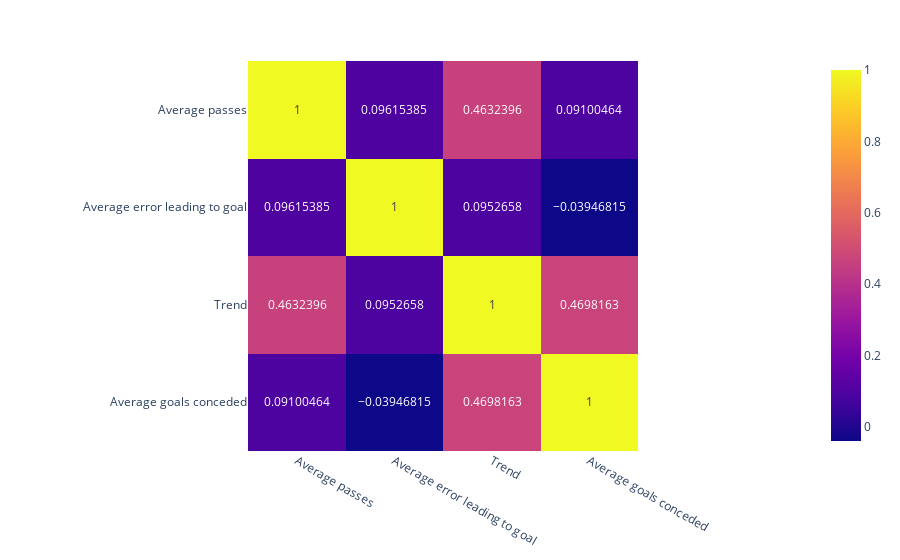

Notebook cell for this chart:
### Markdown cell above
#### **3.2 - Vị trí hậu vệ**

**Câu hỏi nhỏ 3:** Đối với vị trí hậu vệ, có ý kiến cho rằng cầu thủ càng bị thủng lưới nhiều sẽ có xu hướng chơi bóng chủ động hơn. Bằng việc so sánh độ tương quan giữa cột giá trị average goals conceded với cột giá trị "điểm số xu hướng chơi bóng", ta sẽ biết được liệu ý kiến ở trên là đúng hay sai. 

**Ý nghĩa:** Việc này sẽ giúp công tác chuẩn bị tâm lí thi đấu với các cầu thủ sẽ được cải thiện.

**Câu hỏi nhỏ 4:** Đối với vị trí hậu vệ, có ý kiến cho rằng các cầu thủ nên giảm thiểu số lượng chuyền bóng để ít mắc lỗi hơn dẫn đến bàn thắng cho đối phương hơn. Bằng việc so sánh độ tương quan giữa cột giá trị average passes với cột giá trị average errors leading to goal, ta sẽ biết được liệu ý kiến ở trên là đúng hay sai. 

**Ý nghĩa:** Việc này sẽ giúp điều chỉnh lối đá của cầu thủ nhắm tăng khả năng phòng thủ của đội bóng.

### Code cell
dfDefender_copy['Average goals conceded'] =  (dfDefender_copy['Goals conceded'] / dfDefender_copy['Appearances'])
dfDefender_copy['Average passes'] = (dfDefender_copy['Passes'] / dfDefender_copy['Appearances'])
dfDefender_copy['Average error leading to goal'] = (dfDefender_copy['Errors leading to goal'] / dfDefender_copy['Appearances'])

dfDefender_coor = dfDefender_copy[['Average passes', 'Average error leading to goal', 
                                    'Trend', 'Average goals conceded']].copy().corr() 

fig = px.imshow(np.array(dfDefender_coor), x = dfDefender_coor.columns, y = dfDefender_coor.index, text_auto=True)
fig.show()

### Figure 1 — Plotly figure (JSON) as saved in the notebook; plotly's stock layout.template omitted (floating-point values rounded to 4 significant figures)
{"data": [{"coloraxis": "coloraxis", "hovertemplate": "x: %{x}<br>y: %{y}<br>color: %{z}<extra></extra>", "name": "0", "texttemplate": "%{z}", "type": "heatmap", "x": ["Average passes", "Average error leading to goal", "Trend", "Average goals conceded"], "xaxis": "x", "y": ["Average passes", "Average error leading to goal", "Trend", "Average goals conceded"], "yaxis": "y", "z": [[1, 0.09615, 0.4632, 0.091], [0.09615, 1, 0.09527, -0.03947], [0.4632, 0.09527, 1, 0.4698], [0.091, -0.03947, 0.4698, 1]]}], "layout": {"coloraxis": {"colorscale": [[0, "#0d0887"], [0.1111, "#46039f"], [0.2222, "#7201a8"], [0.3333, "#9c179e"], [0.4444, "#bd3786"], [0.5556, "#d8576b"], [0.6667, "#ed7953"], [0.7778, "#fb9f3a"], [0.8889, "#fdca26"], [1, "#f0f921"]]}, "margin": {"t": 60}, "xaxis": {"anchor": "y", "constrain": "domain", "domain": [0, 1], "scaleanchor": "y"}, "yaxis": {"anchor": "x", "autorange": "reversed", "constrain": "domain", "domain": [0, 1]}}}
